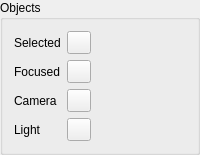
        <widget class="QGroupBox" name="groupBox_12">
         <property name="title">
          <string>Objects</string>
         </property>
         <layout class="QGridLayout" name="gridLayout_10">
          <item row="0" column="0">
           <widget class="QLabel" name="label_33">
            <property name="toolTip">
             <string>Choose the display color for selected objects.</string>
            </property>
            <property name="buddy">
             <cstring>ObjectSelectedColorButton</cstring>
            </property>
            <property name="text">
             <string>Selected</string>
            </property>
           </widget>
          </item>
          <item row="0" column="1">
           <widget class="QToolButton" name="ObjectSelectedColorButton">
            <property name="accessibleName">
             <string>Selected Object Color</string>
            </property>
            <property name="toolTip">
             <string>Choose the display color for selected objects.</string>
            </property>
            <property name="text">
             <string />
            </property>
           </widget>
          </item>
          <item row="1" column="0">
           <widget class="QLabel" name="label_38">
            <property name="toolTip">
             <string>Choose the display color for the focused object.</string>
            </property>
            <property name="buddy">
             <cstring>ObjectFocusedColorButton</cstring>
            </property>
            <property name="text">
             <string>Focused</string>
            </property>
           </widget>
          </item>
          <item row="1" column="1">
           <widget class="QToolButton" name="ObjectFocusedColorButton">
            <property name="accessibleName">
             <string>Focused Object Color</string>
            </property>
            <property name="toolTip">
             <string>Choose the display color for the focused object.</string>
            </property>
            <property name="text">
             <string />
            </property>
           </widget>
          </item>
          <item row="2" column="0">
           <widget class="QLabel" name="label_34">
            <property name="toolTip">
             <string>Choose the display color for camera-object outlines.</string>
            </property>
            <property name="buddy">
             <cstring>CameraColorButton</cstring>
            </property>
            <property name="text">
             <string>Camera</string>
            </property>
           </widget>
          </item>
          <item row="2" column="1">
           <widget class="QToolButton" name="CameraColorButton">
            <property name="accessibleName">
             <string>Camera Color</string>
            </property>
            <property name="toolTip">
             <string>Choose the display color for camera-object outlines.</string>
            </property>
            <property name="text">
             <string />
            </property>
           </widget>
          </item>
          <item row="3" column="0">
           <widget class="QLabel" name="label_37">
            <property name="toolTip">
             <string>Choose the display color for light-object outlines.</string>
            </property>
            <property name="buddy">
             <cstring>LightColorButton</cstring>
            </property>
            <property name="text">
             <string>Light</string>
            </property>
           </widget>
          </item>
          <item row="3" column="1">
           <widget class="QToolButton" name="LightColorButton">
            <property name="accessibleName">
             <string>Light Color</string>
            </property>
            <property name="toolTip">
             <string>Choose the display color for light-object outlines.</string>
            </property>
            <property name="text">
             <string />
            </property>
           </widget>
          </item>
          <item row="0" column="2">
           <spacer name="horizontalSpacer_15">
            <property name="orientation">
             <enum>Qt::Horizontal</enum>
            </property>
            <property name="sizeHint" stdset="0">
             <size>
              <width>40</width>
              <height>20</height>
             </size>
            </property>
           </spacer>
          </item>
         </layout>
        </widget>
